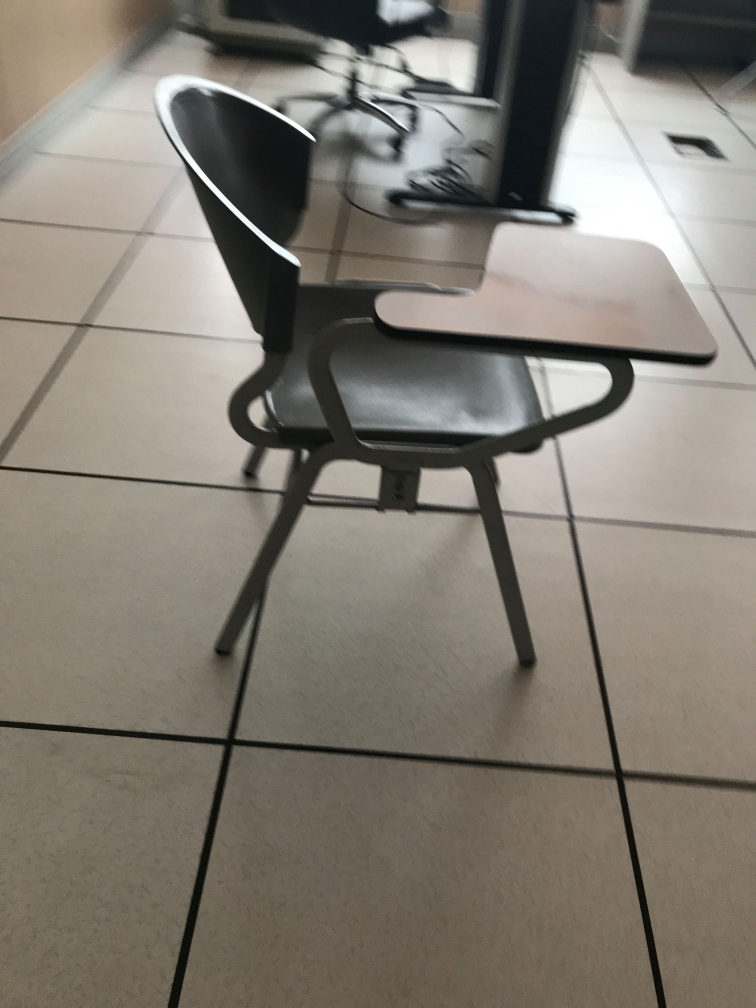
#> input picture img/image1.jpg, 3024 x 4032 px (shown at 1/4 size); its folder holds 4 pictures in this run
$ python resize.py
#> lines starting #> are read from the running program, lines starting #| are printed output that depends on the picture
from PIL import Image
import os
import glob

x = 0
for filename in glob.glob('img/*.jpg'):
  img = Image.open(filename)
#> img is the input picture: PIL image 3024x4032 RGB; mean R, G, B 129.7, 124, 114.3
  width, heigth = img.size
#> width = 3024; heigth = 4032
  img.resize((500,500)).save('resized/image'+ str(x) +'.jpg')
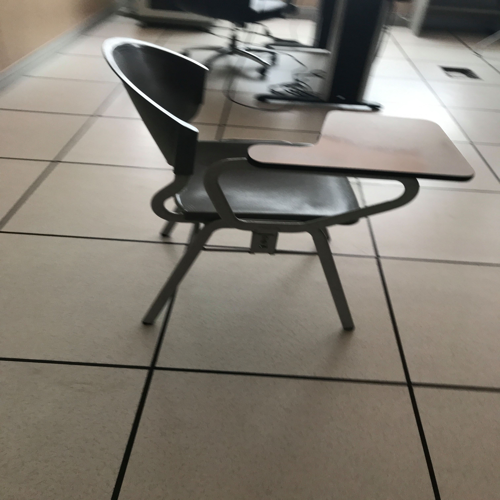
#> saved as image0.jpg: PIL image 500x500 RGB; mean R, G, B 129.7, 124, 114.3
  x+=1
#> pass 2 of the loop `for filename in glob.glob('img/*.jpg'):`:
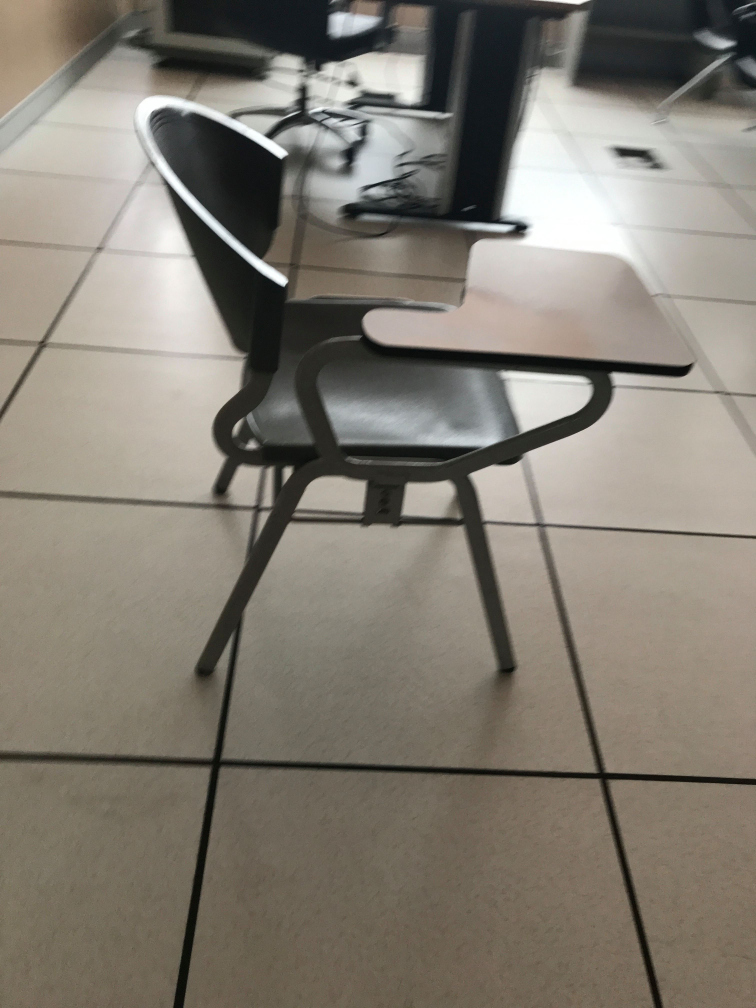
#> input picture img/image2.jpg, 3024 x 4032 px (shown at 1/4 size)
#> img is the input picture: PIL image 3024x4032 RGB; mean R, G, B 130.7, 124.7, 114.4
#> `img.resize((500,500)).save('resized/image'+ str(x) +'.jpg')`:
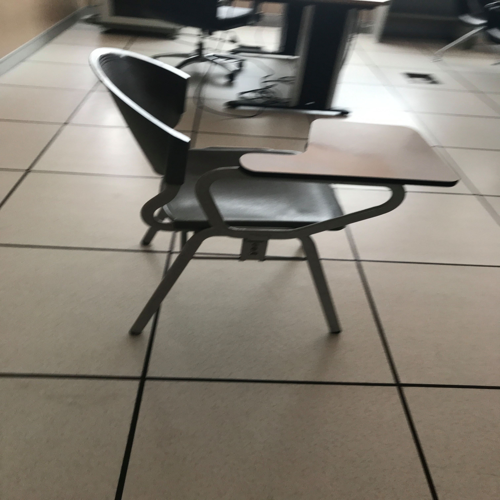
#> saved as image1.jpg: PIL image 500x500 RGB; mean R, G, B 130.7, 124.7, 114.4
#> pass 3 of the loop `for filename in glob.glob('img/*.jpg'):`:
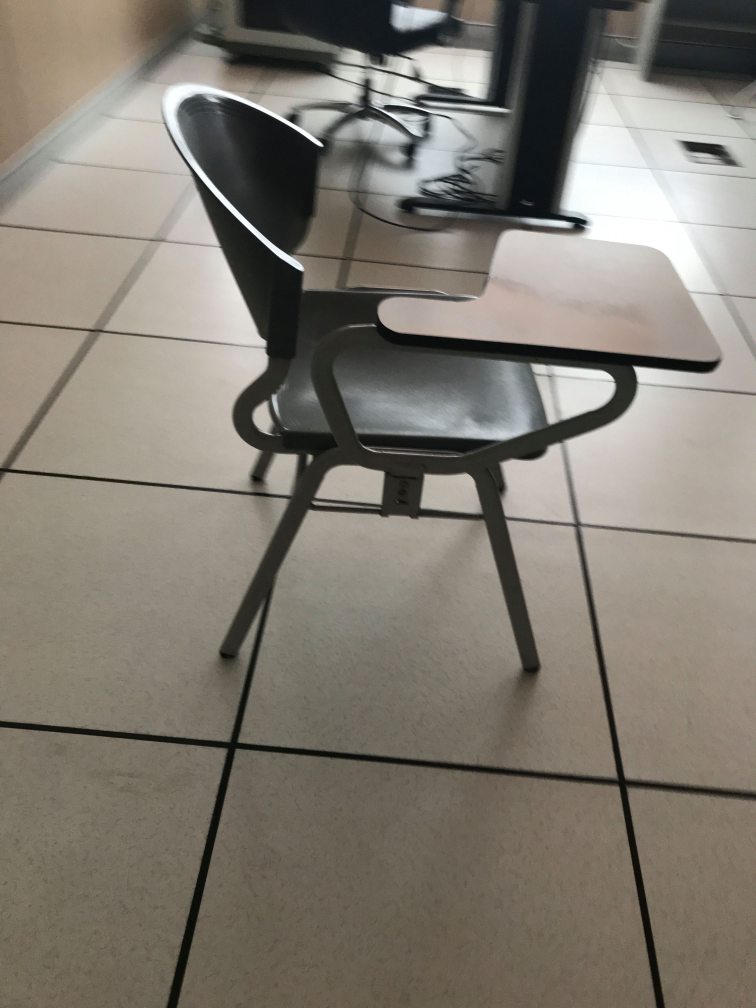
#> input picture img/image3.jpg, 3024 x 4032 px (shown at 1/4 size)
#> img is the input picture: PIL image 3024x4032 RGB; mean R, G, B 128.6, 122.9, 113.2
#> `img.resize((500,500)).save('resized/image'+ str(x) +'.jpg')`:
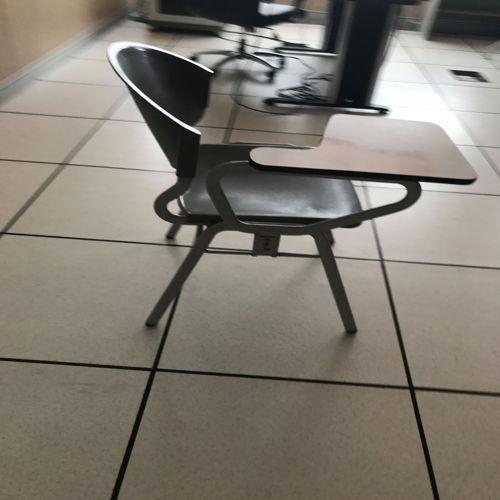
#> saved as image2.jpg: PIL image 500x500 RGB; mean R, G, B 128.6, 122.9, 113.2
#> the loop made 4 passes; the first 3 are shown
